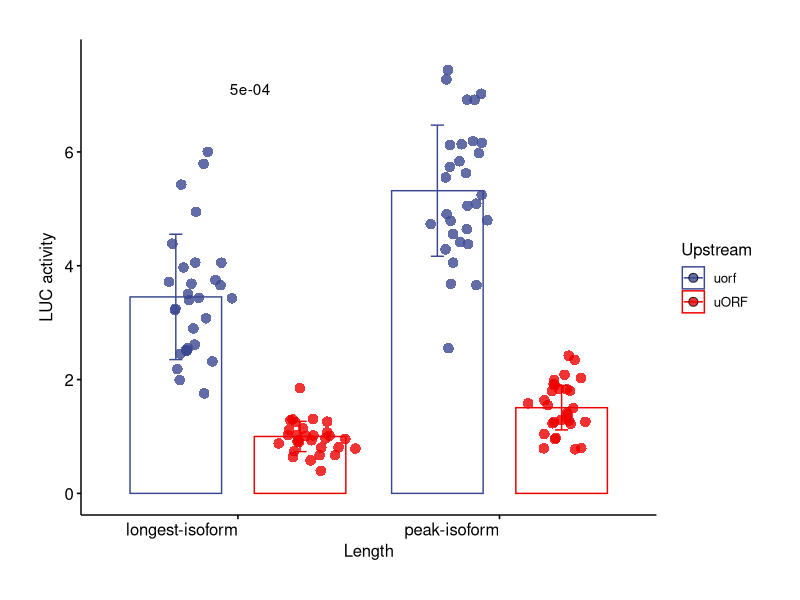
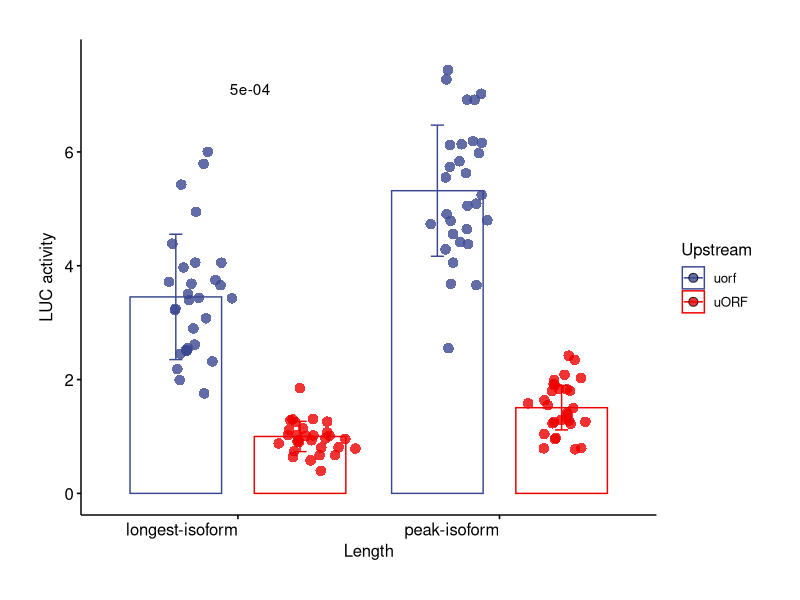

R code for these plots, in order: (Note: this script raises an error after producing the figures.)
# LUC Fold Change 
library(ggplot2)
#install.packages("ggpubr")
library(ggpubr)
setwd('/Users/zhusitao/R_workspace/R_script/project/TSS_annotation/LUC')


# two way annova uORF_TBF1(483bp) vs uorf_TBF1(483bp), uORF_TBF1(372bp) uorf_TBF1(372bp)
two_way <- read.csv('uORF_twoway_annova.csv', header = FALSE)
head(two_way)
colnames(two_way) <- c('Type','FoldChange','Length','Upstream')
head(two_way)
str(two_way)
summary(two_way)

# two-way anova figure (for pub) current version
ggbarplot(two_way, x = "Length", y = "FoldChange", color = 'Upstream', palette = "aaas",
          add = c("mean_sd"), position = position_dodge(width = NULL)) +
  geom_dotplot(stackratio=0.31,binaxis='y',
               dotsize=0.8, alpha = 0.8, aes(fill = Upstream),
               position = position_jitterdodge(jitter.width = 0.2,
                                               jitter.height = 0.2,
                                               dodge.width = 0.75), 
               stroke=NA) + 
  theme(axis.text.x = element_text(angle = 0, hjust = 1),
        plot.margin = unit(c(1,1,1,1), "cm"),
        legend.position="right") +
  stat_compare_means(aes(label = ..p.format..), method = "anova", label.y = 7, 
                     symnum.args = list(cutpoints = c(0, 0.0001, 0.001, 0.01, 0.05, 1),
                                        symbols = c("****", "***", "**", "*", "NS"))) +
  ylab(expression(paste("LUC activity"))) 

ggsave('foldChangeLUC_twoWay_anova.pdf',width = 8, height = 6,units = 'in',dpi=300)


# two-way annovar
# res.aov2 <- aov(FoldChange ~ uORF + Length, data = two_way)
res.aov2 <- aov(FoldChange ~ Upstream + Length, data = two_way)
summary(res.aov2)

#                 Df Sum Sq Mean Sq F value   Pr(>F)    
#  uORF          1 294.41  294.41  366.44  < 2e-16 ***
#  Length        1  42.21   42.21   52.54 4.91e-11 ***
#  Residuals   117  94.00    0.80                     
#  ---
#  Signif. codes:  0 ‘***’ 0.001 ‘**’ 0.01 ‘*’ 0.05 ‘.’ 0.1 ‘ ’ 1

# 这个结果是加性模型，additive model，表示uORF和Length是相互独立的两个因子。
# 用的是+号
# 从结果中可以知道长度和uORF对FoldChange的影响都是显著的，
# uORF是最显著的影响因素。说明改变uORF和长度都能影响FoldChange。
# 

# two-way annovar with interaction 如果两个因子之间不独立，又相互作用
# +号变成*号，replace plus (+) symbol by asterisk(*).
res.aov3 <- aov(FoldChange ~ uORF * Length, data = two_way)
summary(res.aov3)
#             Df Sum Sq Mean Sq F value   Pr(>F)    
#uORF          1 294.41  294.41  426.27  < 2e-16 ***
#  Length        1  42.21   42.21   61.11 2.71e-12 ***
#  uORF:Length   1  13.88   13.88   20.10 1.73e-05 ***
#  Residuals   116  80.12    0.69                     
#---
#  Signif. codes:  0 ‘***’ 0.001 ‘**’ 0.01 ‘*’ 0.05 ‘.’ 0.1 ‘ ’ 1
# 可以看出，不仅uORF和Length对FoldChange的影响是显著的，它们之间的相互作用的影响也是显著的。
